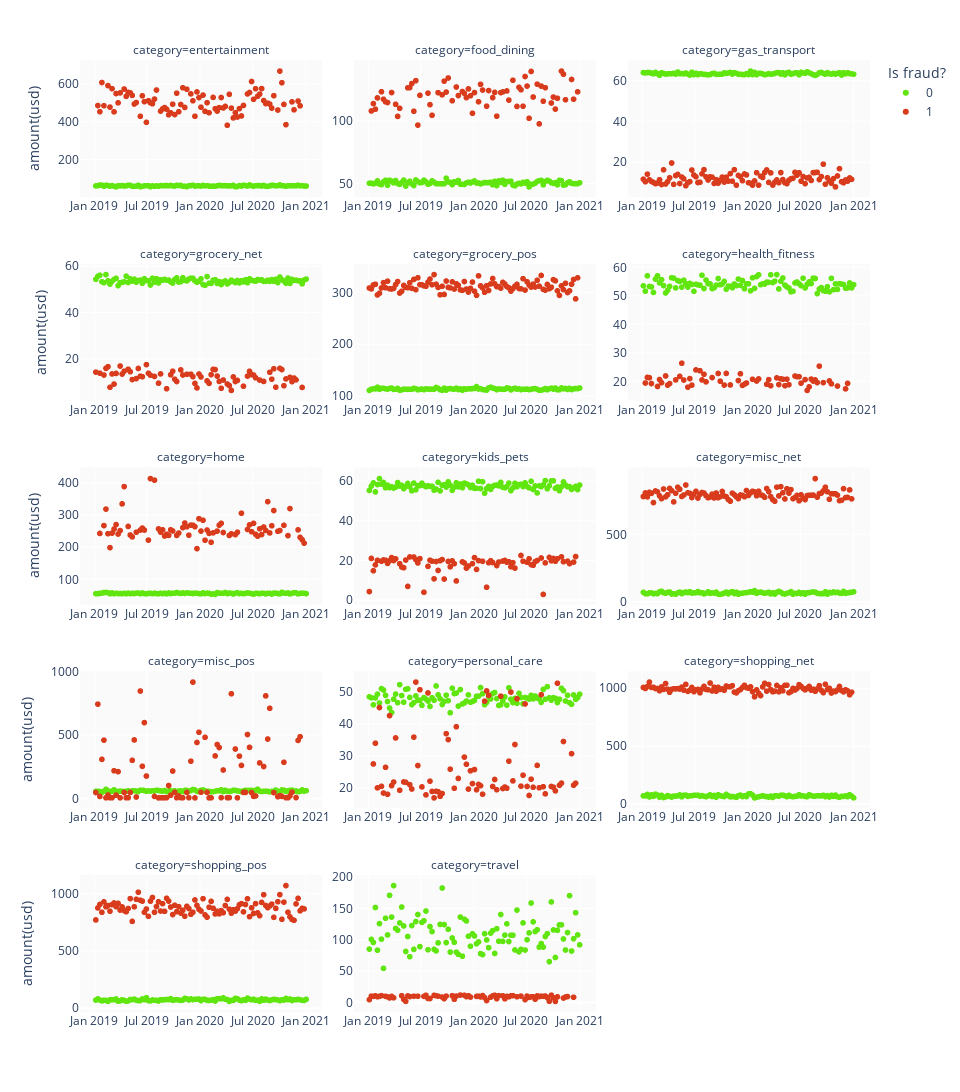

Notebook cell for this chart:
### Code cell
# The category of the fraudulent transactions was plotted.
df_ = df_train.groupby(by=[pd.Grouper(key="transaction_time", freq="1W"),
                           'is_fraud','category']).agg({"amount(usd)":'mean',"transaction_id":"count"}).reset_index()

# The category of the fraudulent transactions was plotted.
fig = px.scatter(df_,
        x='transaction_time',
        y='amount(usd)',
        color='is_fraud',
        facet_col ='category',
        facet_col_wrap=3,
        facet_col_spacing=.04,
        color_discrete_map={0:'#61E50F', 1:'#D93C1D'}
)

# The category of the fraudulent transactions was plotted.
fig.update_layout(height=1400,
                  width=960,
                  legend=dict(title='Is fraud?'),
                  plot_bgcolor='#fafafa'
                 )
fig.update_yaxes(matches=None)
fig.for_each_yaxis(lambda yaxis: yaxis.update(showticklabels=True))
fig.for_each_xaxis(lambda xaxis: xaxis.update(showticklabels=True, title=''))
fig.show();
